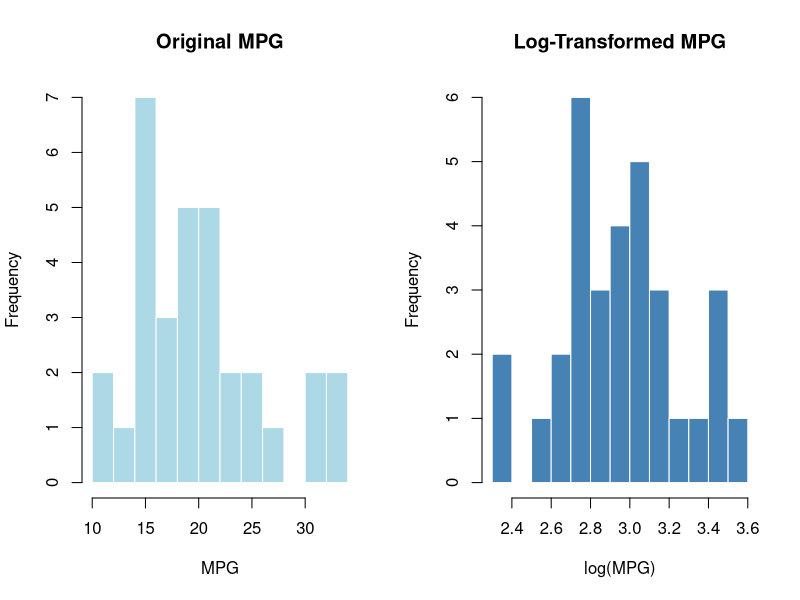
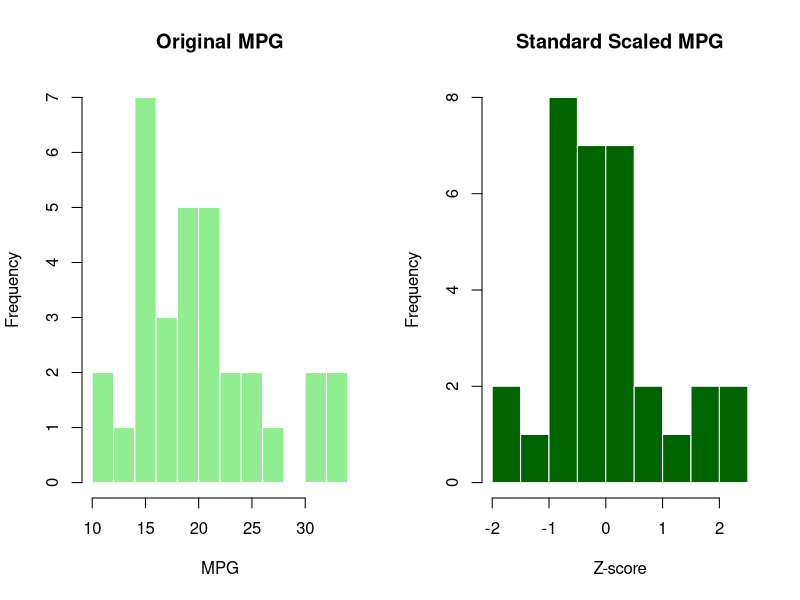
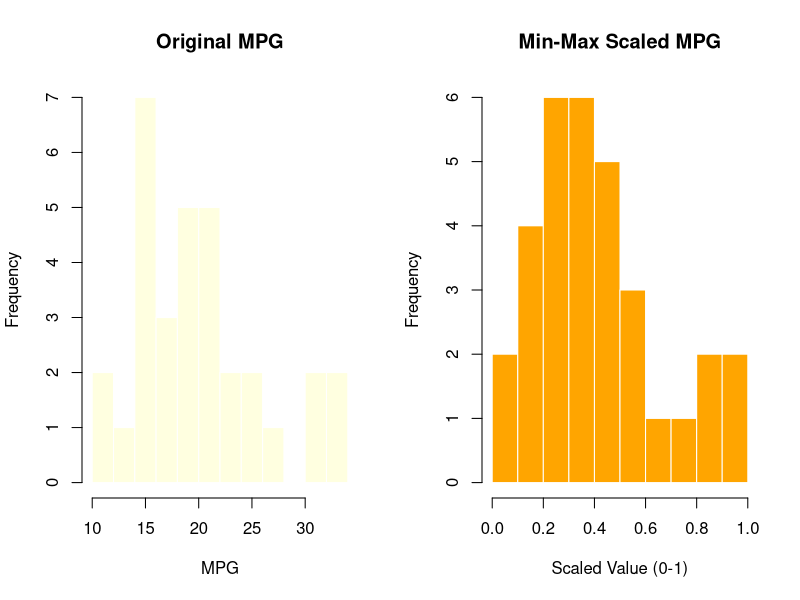
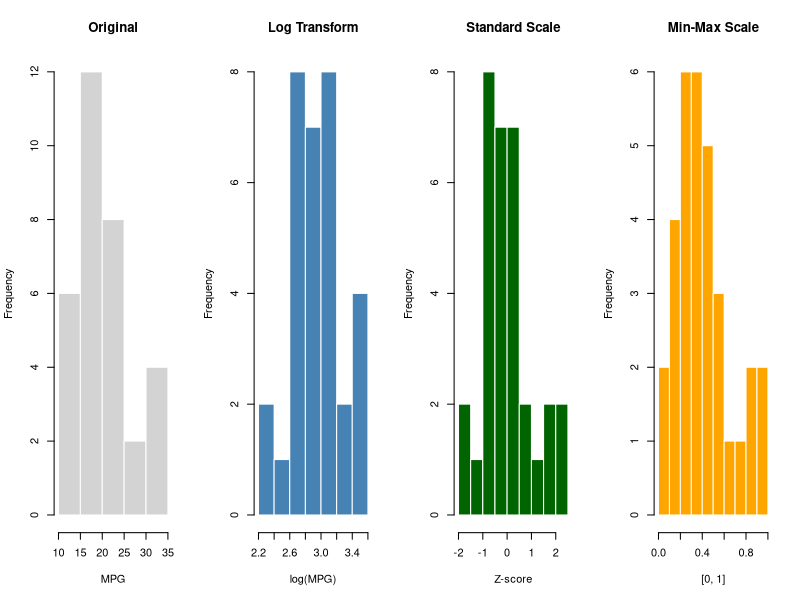
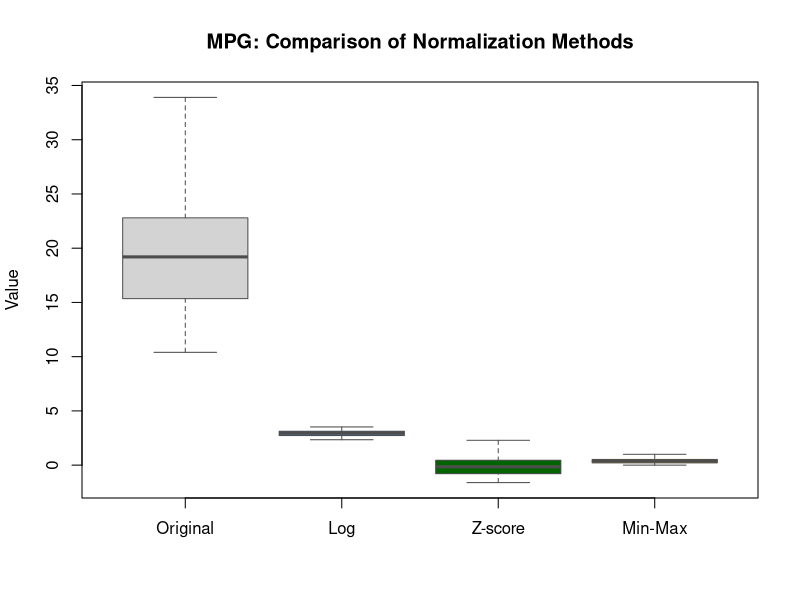

These figures' R source, in order:
cat("\n=== Activity 2: mtcars - Normalization ===\n")

# Load dataset
data("mtcars")

cat("Original mtcars summary:\n")
print(summary(mtcars))

# We will normalize all numeric columns
# Select numeric columns only
mtcars_num <- mtcars


# -------------------------------------------------------
# METHOD 1: Log Transformation
# Formula: log(x)
# Purpose: Reduces right skew, compresses large values
# -------------------------------------------------------

# Note: log() requires all values > 0
# mtcars has all positive values so this is safe
mtcars_log <- log(mtcars_num)

cat("\n--- Method 1: Log Transformation ---\n")
print(summary(mtcars_log))

# Plot: Compare original vs log-transformed for 'mpg'
par(mfrow = c(1, 2))  # side by side plots

hist(mtcars$mpg,
     main   = "Original MPG",
     xlab   = "MPG",
     col    = "lightblue",
     border = "white",
     breaks = 10)

hist(mtcars_log$mpg,
     main   = "Log-Transformed MPG",
     xlab   = "log(MPG)",
     col    = "steelblue",
     border = "white",
     breaks = 10)

par(mfrow = c(1, 1))  # reset layout


# -------------------------------------------------------
# METHOD 2: Standard Scaling (Z-score Normalization)
# Formula: (x - mean) / sd
# Purpose: Centers data at 0 with std deviation of 1
# -------------------------------------------------------

mtcars_standard <- as.data.frame(scale(mtcars_num))

cat("\n--- Method 2: Standard Scaling (Z-score) ---\n")
print(summary(mtcars_standard))

# Plot: Compare original vs standard scaled for 'mpg'
par(mfrow = c(1, 2))

hist(mtcars$mpg,
     main   = "Original MPG",
     xlab   = "MPG",
     col    = "lightgreen",
     border = "white",
     breaks = 10)

hist(mtcars_standard$mpg,
     main   = "Standard Scaled MPG",
     xlab   = "Z-score",
     col    = "darkgreen",
     border = "white",
     breaks = 10)

par(mfrow = c(1, 1))


# -------------------------------------------------------
# METHOD 3: Min-Max Scaling
# Formula: (x - min) / (max - min)
# Purpose: Rescales all values to range [0, 1]
# -------------------------------------------------------

minmax_scale <- function(x) {
  (x - min(x)) / (max(x) - min(x))
}

mtcars_minmax <- as.data.frame(lapply(mtcars_num, minmax_scale))

cat("\n--- Method 3: Min-Max Scaling ---\n")
print(summary(mtcars_minmax))

# Plot: Compare original vs min-max scaled for 'mpg'
par(mfrow = c(1, 2))

hist(mtcars$mpg,
     main   = "Original MPG",
     xlab   = "MPG",
     col    = "lightyellow",
     border = "white",
     breaks = 10)

hist(mtcars_minmax$mpg,
     main   = "Min-Max Scaled MPG",
     xlab   = "Scaled Value (0-1)",
     col    = "orange",
     border = "white",
     breaks = 10)

par(mfrow = c(1, 1))


# -------------------------------------------------------
# COMPARISON: All 3 methods side by side for 'mpg'
# -------------------------------------------------------

par(mfrow = c(1, 4))

hist(mtcars$mpg,
     main   = "Original",
     xlab   = "MPG",
     col    = "lightgray",
     border = "white",
     breaks = 8)

hist(mtcars_log$mpg,
     main   = "Log Transform",
     xlab   = "log(MPG)",
     col    = "steelblue",
     border = "white",
     breaks = 8)

hist(mtcars_standard$mpg,
     main   = "Standard Scale",
     xlab   = "Z-score",
     col    = "darkgreen",
     border = "white",
     breaks = 8)

hist(mtcars_minmax$mpg,
     main   = "Min-Max Scale",
     xlab   = "[0, 1]",
     col    = "orange",
     border = "white",
     breaks = 8)

par(mfrow = c(1, 1))


# -------------------------------------------------------
# COMPARISON: Boxplots of all 3 methods for 'mpg'
# -------------------------------------------------------

boxplot(mtcars$mpg,
        mtcars_log$mpg,
        mtcars_standard$mpg,
        mtcars_minmax$mpg,
        names  = c("Original", "Log", "Z-score", "Min-Max"),
        main   = "MPG: Comparison of Normalization Methods",
        ylab   = "Value",
        col    = c("lightgray", "steelblue", "darkgreen", "orange"),
        border = "gray30")


cat("\n--- Comparison: Normalization Methods ---\n")
cat("\nOriginal MPG range:         ", min(mtcars$mpg), "to", max(mtcars$mpg), "\n")
cat("Log Transformed MPG range:  ", round(min(mtcars_log$mpg), 3),
    "to", round(max(mtcars_log$mpg), 3), "\n")
cat("Standard Scaled MPG range:  ", round(min(mtcars_standard$mpg), 3),
    "to", round(max(mtcars_standard$mpg), 3), "\n")
cat("Min-Max Scaled MPG range:    0 to 1\n")

cat("\n--- Findings & Discussion ---\n")
cat("1. LOG TRANSFORMATION:\n")
cat("   - Compresses large values, reduces right skew\n")
cat("   - Shape of distribution preserved but scale changes\n")
cat("   - Best for: skewed data with large value ranges\n")
cat("   - Limitation: cannot be used if data contains 0 or negatives\n\n")

cat("2. STANDARD SCALING (Z-score):\n")
cat("   - Centers data at mean=0, std deviation=1\n")
cat("   - Negative values appear (values below mean)\n")
cat("   - Shape of distribution is fully preserved\n")
cat("   - Best for: algorithms sensitive to variance (e.g. PCA, regression)\n\n")

cat("3. MIN-MAX SCALING:\n")
cat("   - All values squeezed into range [0, 1]\n")
cat("   - Shape of distribution is fully preserved\n")
cat("   - Sensitive to outliers (outliers compress other values)\n")
cat("   - Best for: neural networks, distance-based algorithms\n")

cat("\nAll plots and analyses completed successfully!\n")
